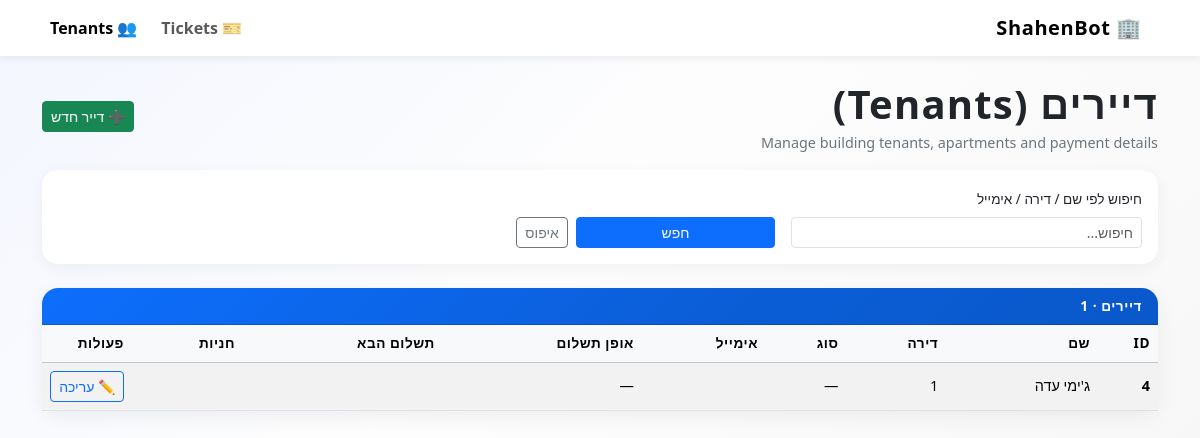
Page /admin/tenants on the earlier database version.
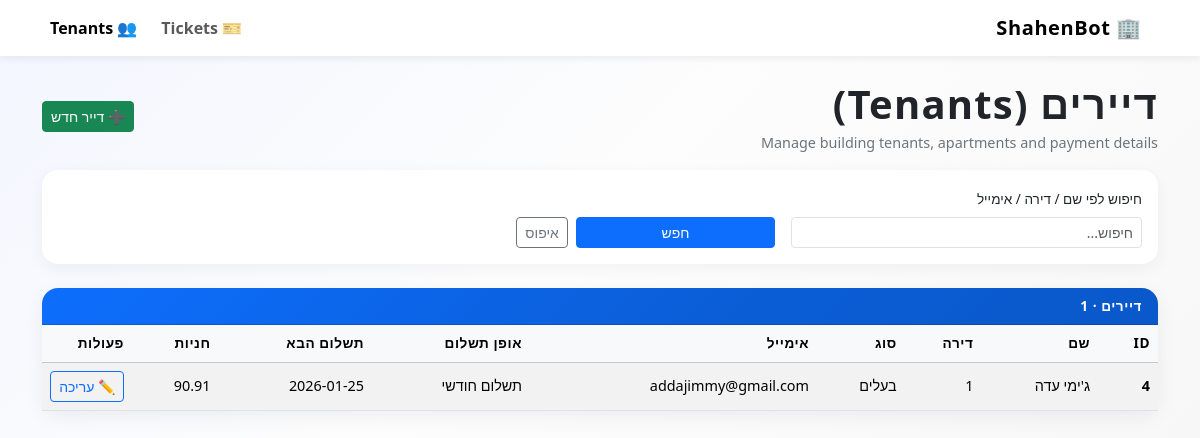
Same page on the later database version.
### tables this page shows
CREATE TABLE tenants (
            id INTEGER PRIMARY KEY AUTOINCREMENT,
            name TEXT NOT NULL,
            apartment TEXT,
            tenant_type TEXT,          -- 'owner' / 'rent'
            email TEXT,
            payment_type TEXT,         -- 'monthly' / 'standing_order' / etc.
            next_payment_date TEXT,    -- ISO date string 'YYYY-MM-DD'
            parking_slots INTEGER,
            chat_id INTEGER            -- Telegram chat id (optional)
        , building_id INTEGER);

### app.py (the view)
@app.get("/admin/tenants")
def admin_tenants():
    search = request.args.get("search", "").strip()
    tenants = get_tenants_db(limit=300, search=search)
    buildings = list_buildings_db()
    return render_template(
        "tenants.html",
        tenants=tenants,
        buildings =buildings,
        search=search,
    )

### shahenbot_db.py (called while the page is built)
def get_connection():
    return sqlite3.connect(DB_PATH)

def list_buildings_db(limit: int = 500, search: str | None = None) -> list[dict]:
    conn = get_connection()
    cur = conn.cursor()
    q = """
      SELECT id, city, street, number, name, is_active, created_at
      FROM buildings
      WHERE 1=1
    """
    params = []
    if search:
        like = f"%{search}%"
        q += " AND (street LIKE ? OR number LIKE ? OR COALESCE(city,'') LIKE ? OR COALESCE(name,'') LIKE ?)"
        params += [like, like, like, like]
    q += " ORDER BY street, number LIMIT ?"
    params.append(limit)
    cur.execute(q, params)
    rows = cur.fetchall()
    conn.close()
    return [
        {"id": r[0], "city": r[1], "street": r[2], "number": r[3], "name": r[4], "is_active": r[5], "created_at": r[6]}
        for r in rows
    ]

### templates/tenants.html (shortened to what the changed rows need)
<!doctype html>
<html lang="en" dir="rtl">
<head>
    <link
        href="https://cdn.jsdelivr.net/npm/bootstrap@5.3.3/dist/css/bootstrap.min.css"
        rel="stylesheet"
    >
</head>
<body class="pb-4">
<div class="container">
    <div class="d-flex flex-column flex-md-row align-items-md-center justify-content-between mb-3">
        <div>
            <h1 class="page-title mb-1">דיירים (Tenants)</h1>
        </div>
    </div>
    <div class="card">
        <div class="card-body p-0">
            <div class="table-responsive">
                <table class="table table-striped table-hover align-middle mb-0">
                    <thead class="table-light">
                    <tr>
                        <th style="width: 60px;">ID</th>
                        <th>שם</th>
                        <th>דירה</th>
                        <th>סוג</th>
                        <th>אימייל</th>
                        <th>אופן תשלום</th>
                        <th>תשלום הבא</th>
                        <th>חניות</th>
                        <th style="width: 90px;">פעולות</th>
                    </tr>
                    </thead>
                    <tbody>
                    {% if tenants %}
                        {% for t in tenants %}
                            <tr>
                                <td class="fw-semibold">{{ t.id }}</td>
                                <td>{{ t.name }}</td>
                                <td>{{ t.apartment or '' }}</td>
                                <td>
                                    {% if t.tenant_type == 'owner' %}
                                        בעלים
                                    {% elif t.tenant_type == 'rent' %}
                                        שוכר
                                    {% else %}
                                        —
                                    {% endif %}
                                </td>
                                <td>{{ t.email or '' }}</td>
                                <td>
                                    {% if t.payment_type == 'monthly' %}
                                        תשלום חודשי
                                    {% elif t.payment_type == 'standing_order' %}
                                        הוראת קבע
                                    {% else %}
                                        —
                                    {% endif %}
                                </td>
                                <td>{{ t.next_payment_date or '' }}</td>
                                <td>{{ t.parking_slots | replace(',', ', ') if t.parking_slots is not none else '' }}</td>
                                <td>
                                <button
                                    type="button"
                                    id="edit-btn-{{ t.id }}"
                                    class="btn btn-sm btn-outline-primary"
                                    data-bs-toggle="modal"
                                    data-bs-target="#editTenantModal"
                                    data-id="{{ t.id }}"
                                    data-name="{{ t.name }}"
                                    data-apartment="{{ t.apartment or '' }}"
                                    data-tenant_type="{{ t.tenant_type or '' }}"
                                    data-email="{{ t.email or '' }}"
                                    data-payment_type="{{ t.payment_type or '' }}"
                                    data-next_payment_date="{{ t.next_payment_date or '' }}"
                                    data-parking_slots="{{ t.parking_slots if t.parking_slots is not none else '' }}"
                                    data-update_url="{{ url_for('admin_tenants', tenant_id=t.id) }}"
                                >
                                    ✏️ עריכה
                                </button>
                                </td>
                            </tr>
                        {% endfor %}
                    {% else %}
                        <tr>
                            <td colspan="9" class="text-center py-3 text-muted">אין דיירים.</td>
                        </tr>
                    {% endif %}
                    </tbody>
                </table>
            </div>
        </div>
    </div>
</div>
</body>
</html>

Differences in the rows shown:
changed tenants "ג'ימי עדה": email (not shown) → "addajimmy@gmail.com"; next_payment_date (not shown) → "2026-01-25"; parking_slots (not shown) → "90.91"; no longer shows "— —"
